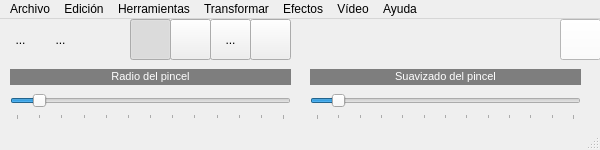
<?xml version="1.0" encoding="UTF-8"?>
<ui version="4.0">
 <class>MainWindow</class>
 <widget class="QMainWindow" name="MainWindow">
  <property name="geometry">
   <rect>
    <x>0</x>
    <y>0</y>
    <width>600</width>
    <height>150</height>
   </rect>
  </property>
  <property name="minimumSize">
   <size>
    <width>600</width>
    <height>150</height>
   </size>
  </property>
  <property name="maximumSize">
   <size>
    <width>600</width>
    <height>150</height>
   </size>
  </property>
  <property name="windowTitle">
   <string>QFotoPaint6</string>
  </property>
  <property name="windowIcon">
   <iconset resource="recursos.qrc">
    <normaloff>:/imagenes/icono.png</normaloff>:/imagenes/icono.png</iconset>
  </property>
  <widget class="QWidget" name="centralWidget">
   <widget class="QToolButton" name="toolButton">
    <property name="geometry">
     <rect>
      <x>40</x>
      <y>0</y>
      <width>41</width>
      <height>41</height>
     </rect>
    </property>
    <property name="text">
     <string>...</string>
    </property>
    <property name="icon">
     <iconset resource="recursos.qrc">
      <normaloff>:/imagenes/abrir.png</normaloff>:/imagenes/abrir.png</iconset>
    </property>
    <property name="iconSize">
     <size>
      <width>32</width>
      <height>32</height>
     </size>
    </property>
    <property name="autoRaise">
     <bool>true</bool>
    </property>
   </widget>
   <widget class="QToolButton" name="toolButton_2">
    <property name="geometry">
     <rect>
      <x>0</x>
      <y>0</y>
      <width>41</width>
      <height>41</height>
     </rect>
    </property>
    <property name="text">
     <string>...</string>
    </property>
    <property name="icon">
     <iconset resource="recursos.qrc">
      <normaloff>:/imagenes/nuevo.png</normaloff>:/imagenes/nuevo.png</iconset>
    </property>
    <property name="iconSize">
     <size>
      <width>32</width>
      <height>32</height>
     </size>
    </property>
    <property name="autoRaise">
     <bool>true</bool>
    </property>
   </widget>
   <widget class="QLabel" name="label">
    <property name="geometry">
     <rect>
      <x>10</x>
      <y>50</y>
      <width>281</width>
      <height>16</height>
     </rect>
    </property>
    <property name="styleSheet">
     <string notr="true">background-color: rgb(126, 126, 126);</string>
    </property>
    <property name="text">
     <string>&lt;!DOCTYPE HTML PUBLIC &quot;-//W3C//DTD HTML 4.0//EN&quot; &quot;http://www.w3.org/TR/REC-html40/strict.dtd&quot;&gt;
&lt;html&gt;&lt;head&gt;&lt;meta name=&quot;qrichtext&quot; content=&quot;1&quot; /&gt;&lt;style type=&quot;text/css&quot;&gt;
p, li { white-space: pre-wrap; }
&lt;/style&gt;&lt;/head&gt;&lt;body style=&quot; font-family:'MS Shell Dlg 2'; font-size:8.25pt; font-weight:400; font-style:normal;&quot;&gt;
&lt;p style=&quot; margin-top:0px; margin-bottom:0px; margin-left:0px; margin-right:0px; -qt-block-indent:0; text-indent:0px;&quot;&gt;&lt;span style=&quot; font-size:8pt; color:#ffffff;&quot;&gt;Radio del pincel&lt;/span&gt;&lt;/p&gt;&lt;/body&gt;&lt;/html&gt;</string>
    </property>
    <property name="alignment">
     <set>Qt::AlignmentFlag::AlignCenter</set>
    </property>
    <property name="wordWrap">
     <bool>false</bool>
    </property>
   </widget>
   <widget class="QSlider" name="horizontalSlider">
    <property name="geometry">
     <rect>
      <x>10</x>
      <y>70</y>
      <width>281</width>
      <height>31</height>
     </rect>
    </property>
    <property name="maximum">
     <number>120</number>
    </property>
    <property name="value">
     <number>10</number>
    </property>
    <property name="orientation">
     <enum>Qt::Orientation::Horizontal</enum>
    </property>
    <property name="tickPosition">
     <enum>QSlider::TickPosition::TicksBelow</enum>
    </property>
    <property name="tickInterval">
     <number>10</number>
    </property>
   </widget>
   <widget class="QLabel" name="label_2">
    <property name="geometry">
     <rect>
      <x>310</x>
      <y>50</y>
      <width>271</width>
      <height>16</height>
     </rect>
    </property>
    <property name="styleSheet">
     <string notr="true">background-color: rgb(126, 126, 126);</string>
    </property>
    <property name="text">
     <string>&lt;!DOCTYPE HTML PUBLIC &quot;-//W3C//DTD HTML 4.0//EN&quot; &quot;http://www.w3.org/TR/REC-html40/strict.dtd&quot;&gt;
&lt;html&gt;&lt;head&gt;&lt;meta name=&quot;qrichtext&quot; content=&quot;1&quot; /&gt;&lt;style type=&quot;text/css&quot;&gt;
p, li { white-space: pre-wrap; }
&lt;/style&gt;&lt;/head&gt;&lt;body style=&quot; font-family:'MS Shell Dlg 2'; font-size:8.25pt; font-weight:400; font-style:normal;&quot;&gt;
&lt;p style=&quot; margin-top:0px; margin-bottom:0px; margin-left:0px; margin-right:0px; -qt-block-indent:0; text-indent:0px;&quot;&gt;&lt;span style=&quot; font-size:8pt; color:#ffffff;&quot;&gt;Suavizado del pincel&lt;/span&gt;&lt;/p&gt;&lt;/body&gt;&lt;/html&gt;</string>
    </property>
    <property name="alignment">
     <set>Qt::AlignmentFlag::AlignCenter</set>
    </property>
    <property name="wordWrap">
     <bool>false</bool>
    </property>
   </widget>
   <widget class="QSlider" name="horizontalSlider_2">
    <property name="geometry">
     <rect>
      <x>310</x>
      <y>70</y>
      <width>271</width>
      <height>31</height>
     </rect>
    </property>
    <property name="maximum">
     <number>120</number>
    </property>
    <property name="value">
     <number>10</number>
    </property>
    <property name="orientation">
     <enum>Qt::Orientation::Horizontal</enum>
    </property>
    <property name="tickPosition">
     <enum>QSlider::TickPosition::TicksBelow</enum>
    </property>
    <property name="tickInterval">
     <number>10</number>
    </property>
   </widget>
   <widget class="QToolButton" name="toolButton_3">
    <property name="geometry">
     <rect>
      <x>80</x>
      <y>0</y>
      <width>41</width>
      <height>41</height>
     </rect>
    </property>
    <property name="text">
     <string/>
    </property>
    <property name="icon">
     <iconset resource="recursos.qrc">
      <normaloff>:/imagenes/guardar.png</normaloff>:/imagenes/guardar.png</iconset>
    </property>
    <property name="iconSize">
     <size>
      <width>32</width>
      <height>32</height>
     </size>
    </property>
    <property name="autoRaise">
     <bool>true</bool>
    </property>
   </widget>
   <widget class="QToolButton" name="toolButton_4">
    <property name="geometry">
     <rect>
      <x>130</x>
      <y>0</y>
      <width>41</width>
      <height>41</height>
     </rect>
    </property>
    <property name="text">
     <string/>
    </property>
    <property name="icon">
     <iconset resource="recursos.qrc">
      <normaloff>:/imagenes/punto.png</normaloff>:/imagenes/punto.png</iconset>
    </property>
    <property name="iconSize">
     <size>
      <width>32</width>
      <height>32</height>
     </size>
    </property>
    <property name="checkable">
     <bool>true</bool>
    </property>
    <property name="checked">
     <bool>true</bool>
    </property>
    <property name="autoExclusive">
     <bool>true</bool>
    </property>
   </widget>
   <widget class="QToolButton" name="toolButton_5">
    <property name="geometry">
     <rect>
      <x>170</x>
      <y>0</y>
      <width>41</width>
      <height>41</height>
     </rect>
    </property>
    <property name="text">
     <string/>
    </property>
    <property name="icon">
     <iconset resource="recursos.qrc">
      <normaloff>:/imagenes/linea.png</normaloff>:/imagenes/linea.png</iconset>
    </property>
    <property name="iconSize">
     <size>
      <width>32</width>
      <height>32</height>
     </size>
    </property>
    <property name="checkable">
     <bool>true</bool>
    </property>
    <property name="autoExclusive">
     <bool>true</bool>
    </property>
   </widget>
   <widget class="QToolButton" name="toolButton_6">
    <property name="geometry">
     <rect>
      <x>250</x>
      <y>0</y>
      <width>41</width>
      <height>41</height>
     </rect>
    </property>
    <property name="text">
     <string/>
    </property>
    <property name="icon">
     <iconset resource="recursos.qrc">
      <normaloff>:/imagenes/seleccionar.png</normaloff>:/imagenes/seleccionar.png</iconset>
    </property>
    <property name="iconSize">
     <size>
      <width>32</width>
      <height>32</height>
     </size>
    </property>
    <property name="checkable">
     <bool>true</bool>
    </property>
    <property name="autoExclusive">
     <bool>true</bool>
    </property>
   </widget>
   <widget class="QPushButton" name="pushButton">
    <property name="geometry">
     <rect>
      <x>560</x>
      <y>0</y>
      <width>41</width>
      <height>41</height>
     </rect>
    </property>
    <property name="styleSheet">
     <string notr="true">background-color: rgb(255, 255, 255);</string>
    </property>
    <property name="text">
     <string/>
    </property>
   </widget>
   <widget class="QToolButton" name="toolButton_7">
    <property name="geometry">
     <rect>
      <x>210</x>
      <y>0</y>
      <width>41</width>
      <height>41</height>
     </rect>
    </property>
    <property name="text">
     <string>...</string>
    </property>
    <property name="icon">
     <iconset resource="recursos.qrc">
      <normaloff>:/imagenes/rectangulo.png</normaloff>:/imagenes/rectangulo.png</iconset>
    </property>
    <property name="checkable">
     <bool>true</bool>
    </property>
    <property name="autoExclusive">
     <bool>true</bool>
    </property>
   </widget>
  </widget>
  <widget class="QMenuBar" name="menuBar">
   <property name="geometry">
    <rect>
     <x>0</x>
     <y>0</y>
     <width>600</width>
     <height>22</height>
    </rect>
   </property>
   <widget class="QMenu" name="menuArchivo">
    <property name="title">
     <string>Archivo</string>
    </property>
    <addaction name="actionNueva_imagen"/>
    <addaction name="actionAbrir_imagen"/>
    <addaction name="separator"/>
    <addaction name="actionGuardar"/>
    <addaction name="actionGuardar_como"/>
    <addaction name="separator"/>
    <addaction name="actionCerrar"/>
    <addaction name="actionSalir"/>
   </widget>
   <widget class="QMenu" name="menuEdici_n">
    <property name="title">
     <string>Edición</string>
    </property>
    <widget class="QMenu" name="menuOpciones">
     <property name="title">
      <string>Opciones</string>
     </property>
     <addaction name="actionColor_del_pincel"/>
     <addaction name="actionPreguntar_si_guardar"/>
    </widget>
    <addaction name="actionSeleccionar_todo"/>
    <addaction name="separator"/>
    <addaction name="menuOpciones"/>
   </widget>
   <widget class="QMenu" name="menuHerramientas">
    <property name="title">
     <string>Herramientas</string>
    </property>
    <addaction name="actionPunto"/>
    <addaction name="actionLinea"/>
    <addaction name="actionRect_ngulo"/>
    <addaction name="actionSeleccionar"/>
   </widget>
   <widget class="QMenu" name="menuTransformar">
    <property name="title">
     <string>Transformar</string>
    </property>
    <widget class="QMenu" name="menuRotar">
     <property name="title">
      <string>Rotar</string>
     </property>
     <addaction name="actionRotar_90"/>
     <addaction name="actionRotar_180"/>
     <addaction name="actionRotar_91"/>
    </widget>
    <addaction name="actionBrillo_contraste"/>
    <addaction name="actionInvertir"/>
    <addaction name="menuRotar"/>
    <addaction name="actionMedia_ponderada"/>
   </widget>
   <widget class="QMenu" name="menuEfectos">
    <property name="title">
     <string>Efectos</string>
    </property>
    <widget class="QMenu" name="menuSuavizado">
     <property name="title">
      <string>Suavizado</string>
     </property>
     <addaction name="actionGausiano"/>
     <addaction name="actionMedia"/>
     <addaction name="actionMediana"/>
    </widget>
    <addaction name="menuSuavizado"/>
   </widget>
   <widget class="QMenu" name="menuV_deo">
    <property name="title">
     <string>Vídeo</string>
    </property>
    <widget class="QMenu" name="menuImagen_a_v_deo">
     <property name="title">
      <string>Imagen a vídeo</string>
     </property>
     <addaction name="actionRotar_imagen"/>
    </widget>
    <widget class="QMenu" name="menuV_deo_a_imagen">
     <property name="title">
      <string>Vídeo a imagen</string>
     </property>
     <addaction name="actionImagen_media"/>
    </widget>
    <addaction name="menuImagen_a_v_deo"/>
    <addaction name="menuV_deo_a_imagen"/>
    <addaction name="actionV_deo_a_video"/>
   </widget>
   <widget class="QMenu" name="menuAyuda">
    <property name="title">
     <string>Ayuda</string>
    </property>
    <addaction name="actionAcerca_de"/>
   </widget>
   <addaction name="menuArchivo"/>
   <addaction name="menuEdici_n"/>
   <addaction name="menuHerramientas"/>
   <addaction name="menuTransformar"/>
   <addaction name="menuEfectos"/>
   <addaction name="menuV_deo"/>
   <addaction name="menuAyuda"/>
  </widget>
  <widget class="QStatusBar" name="statusBar"/>
  <action name="actionNueva_imagen">
   <property name="text">
    <string>Nueva imagen...</string>
   </property>
  </action>
  <action name="actionAbrir_imagen">
   <property name="text">
    <string>Abrir imagen...</string>
   </property>
  </action>
  <action name="actionGuardar">
   <property name="text">
    <string>Guardar</string>
   </property>
  </action>
  <action name="actionGuardar_como">
   <property name="text">
    <string>Guardar como...</string>
   </property>
  </action>
  <action name="actionCerrar">
   <property name="text">
    <string>Cerrar</string>
   </property>
  </action>
  <action name="actionSalir">
   <property name="text">
    <string>Salir</string>
   </property>
  </action>
  <action name="actionPunto">
   <property name="text">
    <string>Punto</string>
   </property>
  </action>
  <action name="actionLinea">
   <property name="text">
    <string>Línea</string>
   </property>
  </action>
  <action name="actionSeleccionar">
   <property name="text">
    <string>Seleccionar</string>
   </property>
  </action>
  <action name="actionSeleccionar_todo">
   <property name="text">
    <string>Seleccionar todo</string>
   </property>
  </action>
  <action name="actionColor_del_pincel">
   <property name="text">
    <string>Color del pincel...</string>
   </property>
  </action>
  <action name="actionPreguntar_si_guardar">
   <property name="checkable">
    <bool>true</bool>
   </property>
   <property name="checked">
    <bool>false</bool>
   </property>
   <property name="text">
    <string>Preguntar si guardar</string>
   </property>
  </action>
  <action name="actionBrillo_contraste">
   <property name="text">
    <string>Brillo/Contraste...</string>
   </property>
  </action>
  <action name="actionInvertir">
   <property name="text">
    <string>Invertir</string>
   </property>
  </action>
  <action name="actionRotar_90">
   <property name="text">
    <string>Rotar 90º</string>
   </property>
  </action>
  <action name="actionRotar_91">
   <property name="text">
    <string>Rotar 270º</string>
   </property>
  </action>
  <action name="actionMedia_ponderada">
   <property name="text">
    <string>Media ponderada...</string>
   </property>
  </action>
  <action name="actionRotar_180">
   <property name="text">
    <string>Rotar 180º</string>
   </property>
  </action>
  <action name="actionGausiano">
   <property name="text">
    <string>Gausiano...</string>
   </property>
  </action>
  <action name="actionMedia">
   <property name="text">
    <string>Media...</string>
   </property>
  </action>
  <action name="actionV_deo_a_video">
   <property name="text">
    <string>Vídeo a video</string>
   </property>
  </action>
  <action name="actionRotar_imagen">
   <property name="text">
    <string>Rotar imagen...</string>
   </property>
  </action>
  <action name="actionAcerca_de">
   <property name="text">
    <string>Acerca de...</string>
   </property>
  </action>
  <action name="actionImagen_media">
   <property name="text">
    <string>Imagen media...</string>
   </property>
  </action>
  <action name="actionRect_ngulo">
   <property name="text">
    <string>Rectángulo</string>
   </property>
  </action>
  <action name="actionMediana">
   <property name="text">
    <string>Mediana...</string>
   </property>
  </action>
 </widget>
 <layoutdefault spacing="6" margin="11"/>
 <resources>
  <include location="recursos.qrc"/>
 </resources>
 <connections/>
</ui>
